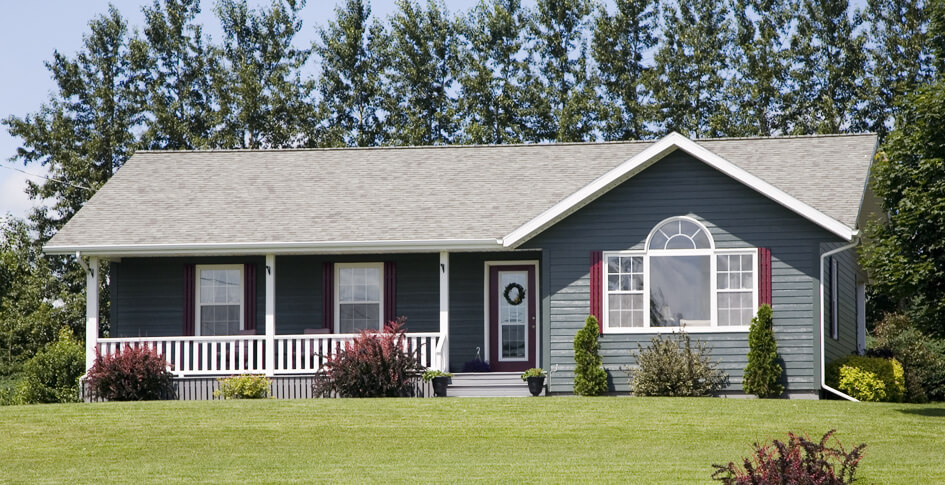
#> input picture q5/q5.png, 945 x 485 px
$ python q5.py   (older library calls are emulated)
#> lines starting #> are read from the running program, lines starting #| are printed output that depends on the picture
'''
    For the provided image apply the following steps:
    a. Apply Laplacian mask (or any isotropic mask) to obtain Laplacian image
    b. Apply unsharp masking and high boost filtering to obtain sharp image
    c. Apply Sobel mask
    d. Apply Prewitt mask
    e. Apply canny edge detection for extracting edges.
'''

import cv2
import os.path

ddepth = cv2.CV_16S
kernel_size = 3
scale = 1
delta = 0
ratio = 3
low_threshold = 0
max_lowThreshold = 100

#Applying laplacian mask
def LAPLACIAN(fileName):
#> called with fileName = 'q5.png'
    if(os.path.isfile(fileName)):
        Frame = cv2.imread(fileName,cv2.IMREAD_COLOR)                   #Reading the image
#> Frame is the input picture: shape (485, 945, 3); mean B, G, R 112.9, 127.3, 122.8
        GaussianFrame = cv2.GaussianBlur(Frame, (3, 3), 0)              #Removing noise using Gaussian filter
        GrayFrame = cv2.cvtColor(GaussianFrame, cv2.COLOR_BGR2GRAY)     #Converting to greyscale image
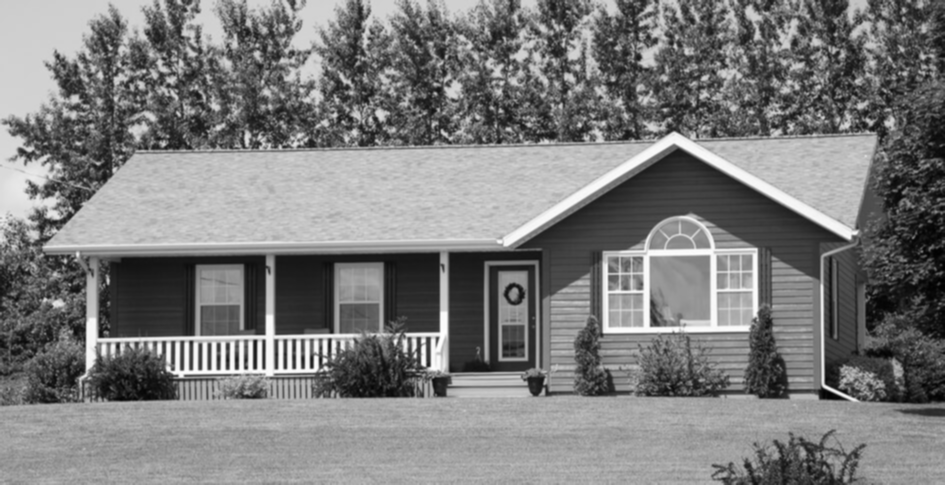
#> GrayFrame: shape (485, 945); min 1, max 254, mean 124.3
        LapFrame = cv2.Laplacian(GrayFrame, ddepth, ksize=kernel_size)  #Applying laplacian frame
        AbsFrame = cv2.convertScaleAbs(LapFrame)                        #Converting back to uint8
        cv2.imwrite('laplacian_'+fileName,AbsFrame);
    else:
        print('File not found.')

#Applying sobel mask
def SOBEL(fileName):
#> called with fileName = 'q5.png'
    if(os.path.isfile(fileName)):
        Frame = cv2.imread(fileName,cv2.IMREAD_COLOR)                   #Reading the image
        GaussianFrame = cv2.GaussianBlur(Frame, (3, 3), 0)              #Removing noise using Gaussian filter
        GrayFrame = cv2.cvtColor(GaussianFrame, cv2.COLOR_BGR2GRAY)     #Converting to greyscale image
        grad_x = cv2.Sobel(GrayFrame, ddepth, 1, 0, ksize=3, scale=scale, delta=delta, borderType=cv2.BORDER_DEFAULT)
        grad_y = cv2.Sobel(GrayFrame, ddepth, 0, 1, ksize=3, scale=scale, delta=delta, borderType=cv2.BORDER_DEFAULT)                        #Converting back to uint8
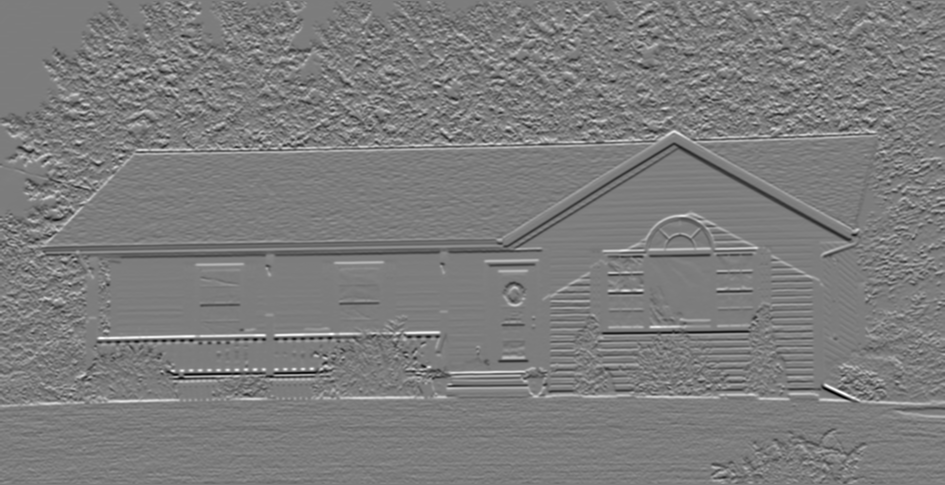
#> grad_y: shape (485, 945) int16; min -645, max 671, mean -0.1; drawn with min black and max white
        abs_grad_x = cv2.convertScaleAbs(grad_x)
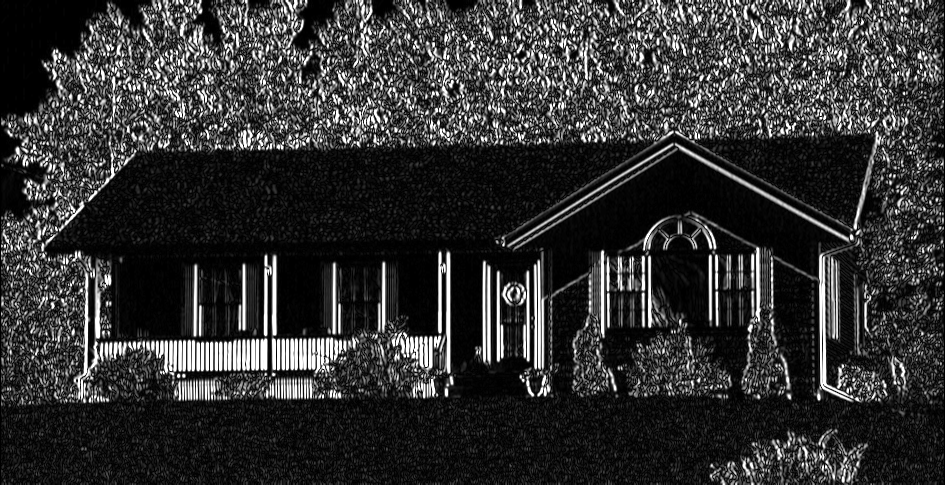
#> abs_grad_x: shape (485, 945); min 0, max 255, mean 50.9
        abs_grad_y = cv2.convertScaleAbs(grad_y)
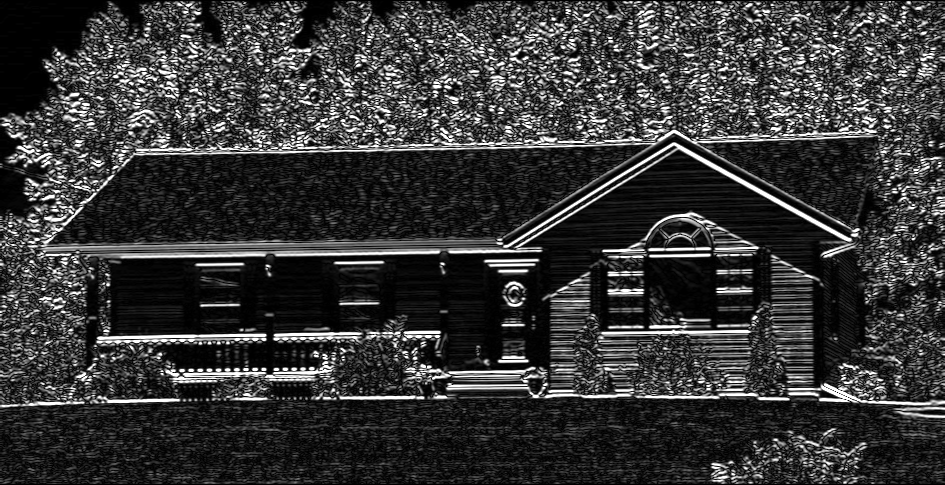
#> abs_grad_y: shape (485, 945); min 0, max 255, mean 55.1
        grad = cv2.addWeighted(abs_grad_x, 0.5, abs_grad_y, 0.5, 0)
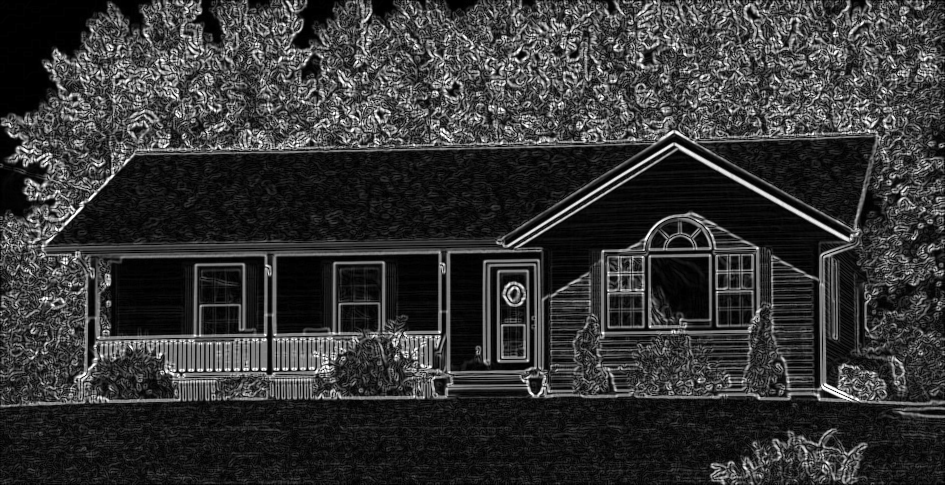
#> grad: shape (485, 945); min 0, max 255, mean 53
        cv2.imwrite('sobel_'+fileName,grad);
    else:
        print('File not found.')

#Applying sobel mask
def CANNY(fileName):
#> called with fileName = 'q5.png'
    if(os.path.isfile(fileName)):
        Frame = cv2.imread(fileName,cv2.IMREAD_COLOR)                   #Reading the image
        GrayFrame = cv2.cvtColor(Frame, cv2.COLOR_BGR2GRAY)             #Converting to greyscale image
        BlurFrame = cv2.blur(GrayFrame, (3,3))                          #Removing noise
        DetectedEdges = cv2.Canny(BlurFrame, low_threshold, low_threshold*ratio, kernel_size)
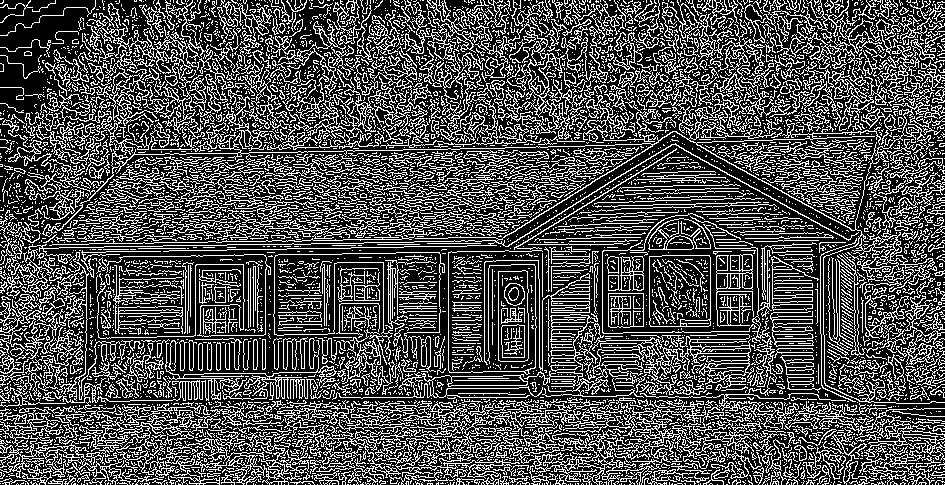
#> DetectedEdges: shape (485, 945); 30.9% white in thin lines or dots
        mask = DetectedEdges != 0
#> mask: shape (485, 945) bool; 30.9% white in thin lines or dots
        dst = Frame * (mask[:,:,None].astype(Frame.dtype))
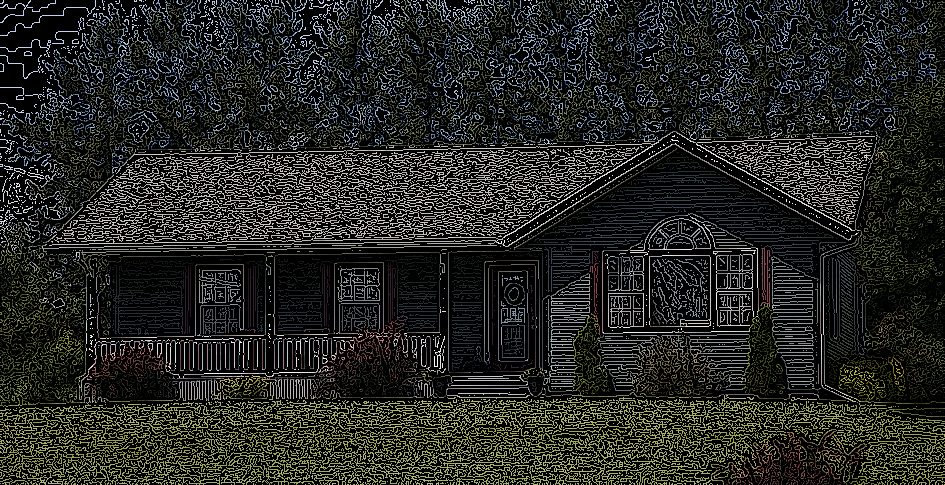
#> dst: shape (485, 945, 3); mean B, G, R 34.1, 39.4, 37.9
        cv2.imwrite('canny_'+fileName,dst)
    else:
        print('File not found')

LAPLACIAN('q5.png')
SOBEL('q5.png')
CANNY('q5.png')

$ run again, with q5/laplacian_q5.png copied over q5/q5.png
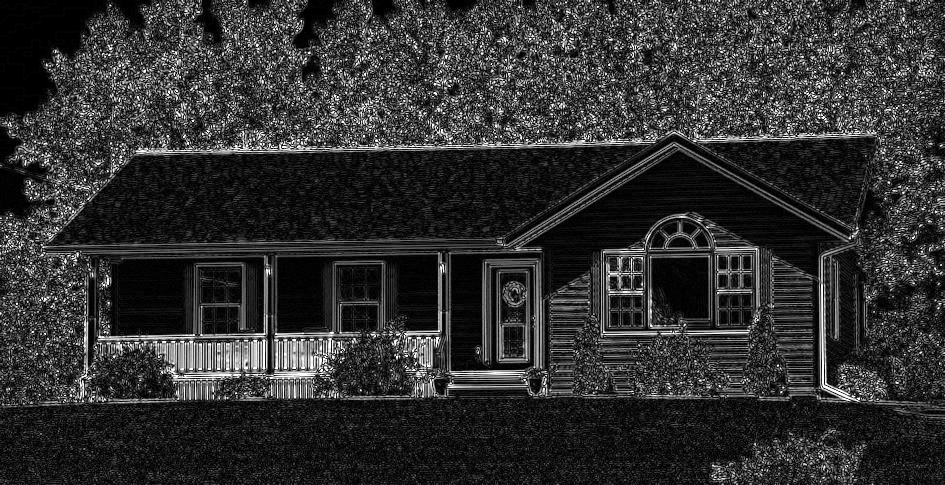
#> input picture q5/laplacian_q5.png, 945 x 485 px
#> in LAPLACIAN, Frame is the input picture: shape (485, 945, 3); min 0, max 255, mean 48.7
#> in CANNY, `DetectedEdges = cv2.Canny(BlurFrame, low_threshold, low_threshold*rati..`:
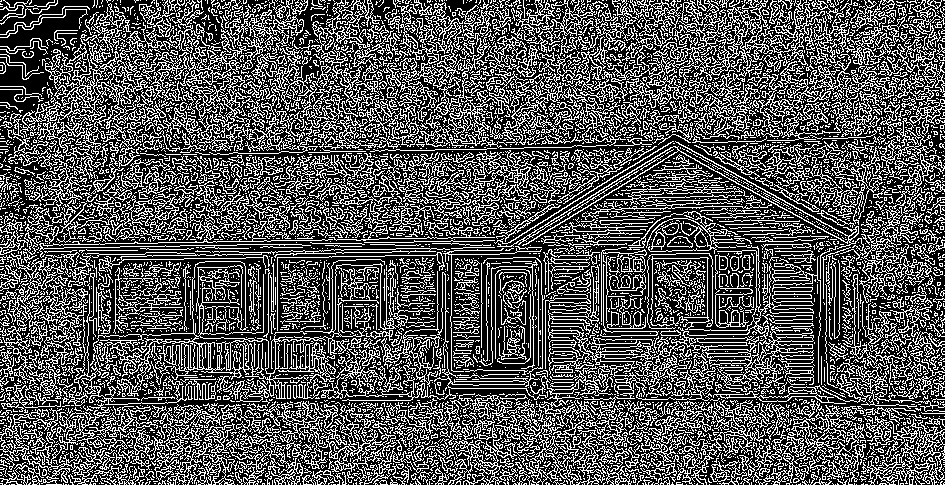
#> DetectedEdges: shape (485, 945); 33.6% white in thin lines or dots
#> mask: shape (485, 945) bool; 33.6% white in thin lines or dots
#> in CANNY, `dst = Frame * (mask[:,:,None].astype(Frame.dtype))`:
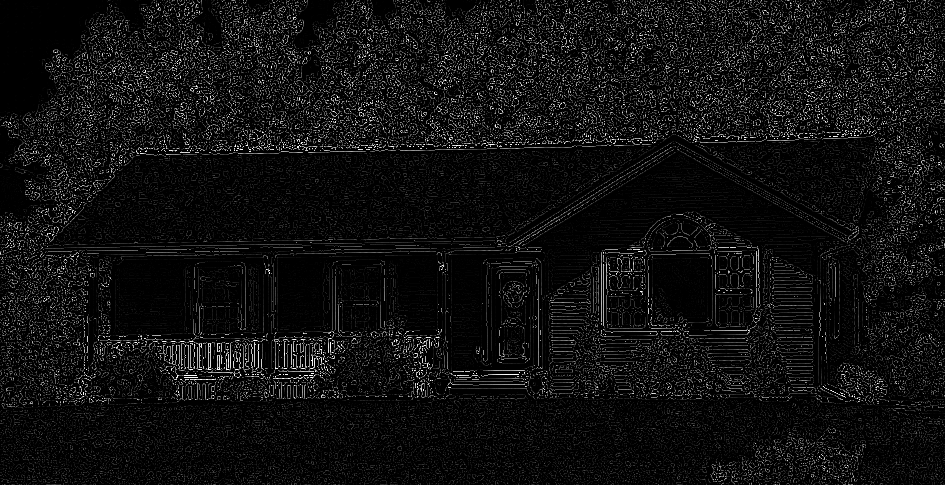
#> dst: shape (485, 945, 3); min 0, max 255, mean 16.5

$ run again, with q5/sobel_q5.png copied over q5/q5.png
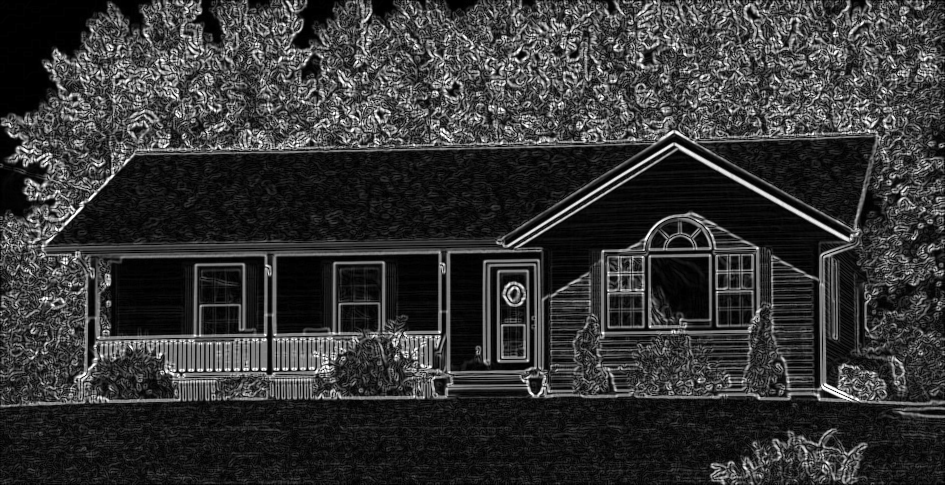
#> input picture q5/sobel_q5.png, 945 x 485 px
#> in LAPLACIAN, Frame is the input picture: shape (485, 945, 3); min 0, max 255, mean 53
#> in CANNY, `DetectedEdges = cv2.Canny(BlurFrame, low_threshold, low_threshold*rati..`:
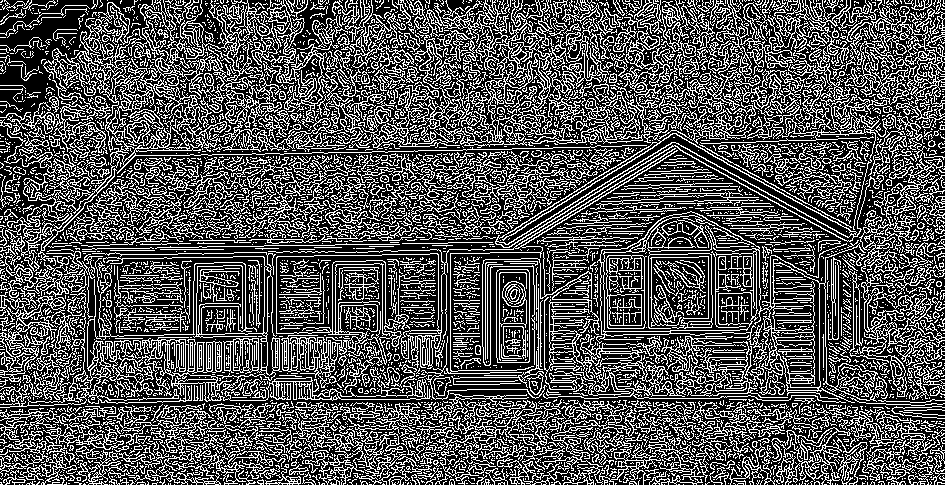
#> DetectedEdges: shape (485, 945); 33% white in thin lines or dots
#> mask: shape (485, 945) bool; 33% white in thin lines or dots
#> in CANNY, `dst = Frame * (mask[:,:,None].astype(Frame.dtype))`:
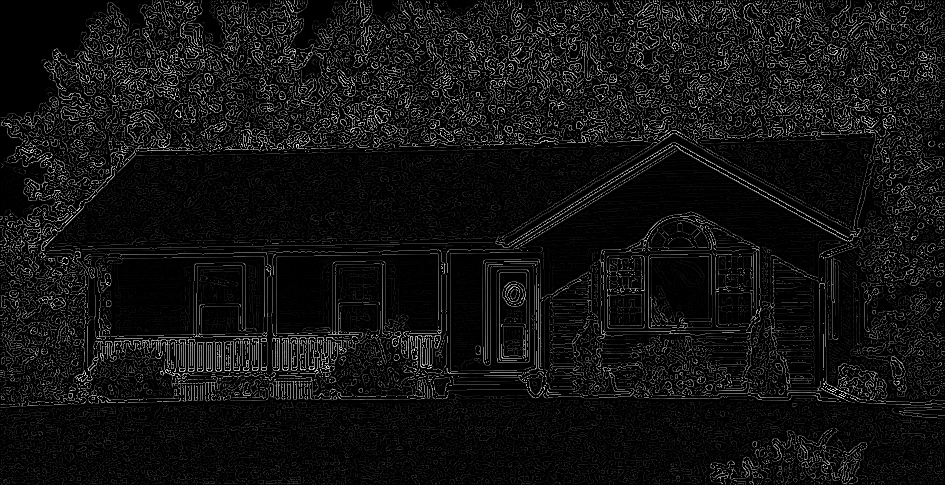
#> dst: shape (485, 945, 3); min 0, max 255, mean 18.1
